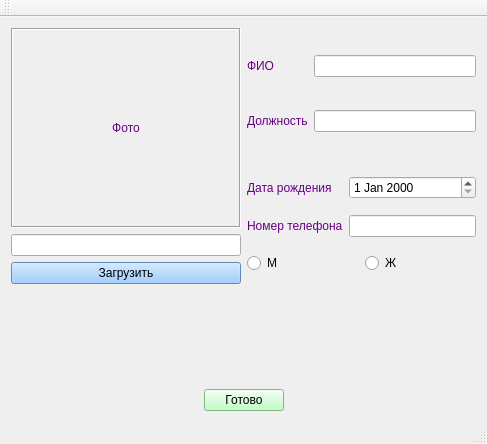
<?xml version="1.0" encoding="UTF-8"?>
<ui version="4.0">
 <class>MainWindow</class>
 <widget class="QMainWindow" name="MainWindow">
  <property name="geometry">
   <rect>
    <x>0</x>
    <y>0</y>
    <width>487</width>
    <height>444</height>
   </rect>
  </property>
  <property name="windowTitle">
   <string>MainWindow</string>
  </property>
  <widget class="QWidget" name="centralWidget">
   <layout class="QGridLayout" name="gridLayout_4">
    <item row="0" column="0" colspan="3">
     <layout class="QGridLayout" name="gridLayout_3">
      <item row="0" column="0" rowspan="2">
       <layout class="QVBoxLayout" name="verticalLayout">
        <item>
         <widget class="QLabel" name="label_photo">
          <property name="sizePolicy">
           <sizepolicy hsizetype="Minimum" vsizetype="Preferred">
            <horstretch>0</horstretch>
            <verstretch>0</verstretch>
           </sizepolicy>
          </property>
          <property name="minimumSize">
           <size>
            <width>200</width>
            <height>200</height>
           </size>
          </property>
          <property name="styleSheet">
           <string notr="true">font: 10pt &quot;xos4 Terminus&quot;;
color:rgb(104, 0, 130)</string>
          </property>
          <property name="frameShape">
           <enum>QFrame::Box</enum>
          </property>
          <property name="frameShadow">
           <enum>QFrame::Sunken</enum>
          </property>
          <property name="text">
           <string>Фото</string>
          </property>
          <property name="alignment">
           <set>Qt::AlignCenter</set>
          </property>
         </widget>
        </item>
        <item>
         <widget class="QLineEdit" name="lineEdit_path"/>
        </item>
        <item>
         <widget class="QPushButton" name="pushButton_load">
          <property name="styleSheet">
           <string notr="true">background:rgb(133, 192, 255)</string>
          </property>
          <property name="text">
           <string>Загрузить</string>
          </property>
         </widget>
        </item>
       </layout>
      </item>
      <item row="1" column="1">
       <layout class="QGridLayout" name="gridLayout_2">
        <item row="0" column="0">
         <widget class="QLabel" name="label_birthday">
          <property name="styleSheet">
           <string notr="true">font: 10pt &quot;xos4 Terminus&quot;;
color:rgb(104, 0, 130)</string>
          </property>
          <property name="text">
           <string>Дата рождения</string>
          </property>
         </widget>
        </item>
        <item row="2" column="0" colspan="2">
         <layout class="QHBoxLayout" name="horizontalLayout">
          <item>
           <widget class="QRadioButton" name="radioButton_m">
            <property name="styleSheet">
             <string notr="true">font: 10pt &quot;xos4 Terminus&quot;;</string>
            </property>
            <property name="text">
             <string>М</string>
            </property>
           </widget>
          </item>
          <item>
           <widget class="QRadioButton" name="radioButton_f">
            <property name="styleSheet">
             <string notr="true">font: 10pt &quot;xos4 Terminus&quot;;</string>
            </property>
            <property name="text">
             <string>Ж</string>
            </property>
           </widget>
          </item>
         </layout>
        </item>
        <item row="0" column="1">
         <widget class="QDateEdit" name="dateEdit">
          <property name="styleSheet">
           <string notr="true"/>
          </property>
         </widget>
        </item>
        <item row="1" column="1">
         <widget class="QLineEdit" name="lineEdit_phone">
          <property name="styleSheet">
           <string notr="true"/>
          </property>
         </widget>
        </item>
        <item row="1" column="0">
         <widget class="QLabel" name="label_phone">
          <property name="styleSheet">
           <string notr="true">font: 10pt &quot;xos4 Terminus&quot;;
color:rgb(104, 0, 130)</string>
          </property>
          <property name="text">
           <string>Номер телефона</string>
          </property>
         </widget>
        </item>
       </layout>
      </item>
      <item row="0" column="1">
       <layout class="QGridLayout" name="gridLayout">
        <item row="1" column="1">
         <widget class="QLineEdit" name="lineEdit_dolzhnost"/>
        </item>
        <item row="0" column="1">
         <widget class="QLineEdit" name="lineEdit_fio">
          <property name="text">
           <string/>
          </property>
         </widget>
        </item>
        <item row="1" column="0">
         <widget class="QLabel" name="label_dolzhnost">
          <property name="styleSheet">
           <string notr="true">font: 10pt &quot;xos4 Terminus&quot;;
color:rgb(104, 0, 130)</string>
          </property>
          <property name="text">
           <string>Должность</string>
          </property>
         </widget>
        </item>
        <item row="0" column="0">
         <widget class="QLabel" name="label_fio">
          <property name="styleSheet">
           <string notr="true">font: 10pt &quot;xos4 Terminus&quot;;
color:rgb(104, 0, 130)</string>
          </property>
          <property name="text">
           <string>ФИО</string>
          </property>
         </widget>
        </item>
       </layout>
      </item>
     </layout>
    </item>
    <item row="1" column="1">
     <spacer name="verticalSpacer">
      <property name="orientation">
       <enum>Qt::Vertical</enum>
      </property>
      <property name="sizeHint" stdset="0">
       <size>
        <width>20</width>
        <height>86</height>
       </size>
      </property>
     </spacer>
    </item>
    <item row="2" column="0">
     <spacer name="horizontalSpacer_2">
      <property name="orientation">
       <enum>Qt::Horizontal</enum>
      </property>
      <property name="sizeHint" stdset="0">
       <size>
        <width>177</width>
        <height>20</height>
       </size>
      </property>
     </spacer>
    </item>
    <item row="2" column="1">
     <widget class="QPushButton" name="pushButton">
      <property name="styleSheet">
       <string notr="true">background:rgb(176, 255, 185)</string>
      </property>
      <property name="text">
       <string>Готово</string>
      </property>
     </widget>
    </item>
    <item row="2" column="2">
     <spacer name="horizontalSpacer_3">
      <property name="orientation">
       <enum>Qt::Horizontal</enum>
      </property>
      <property name="sizeHint" stdset="0">
       <size>
        <width>177</width>
        <height>20</height>
       </size>
      </property>
     </spacer>
    </item>
   </layout>
  </widget>
  <widget class="QMenuBar" name="menuBar">
   <property name="geometry">
    <rect>
     <x>0</x>
     <y>0</y>
     <width>487</width>
     <height>24</height>
    </rect>
   </property>
  </widget>
  <widget class="QStatusBar" name="statusBar"/>
  <widget class="QToolBar" name="mainToolBar">
   <attribute name="toolBarArea">
    <enum>TopToolBarArea</enum>
   </attribute>
   <attribute name="toolBarBreak">
    <bool>false</bool>
   </attribute>
  </widget>
 </widget>
 <layoutdefault spacing="6" margin="11"/>
 <resources/>
 <connections/>
</ui>
